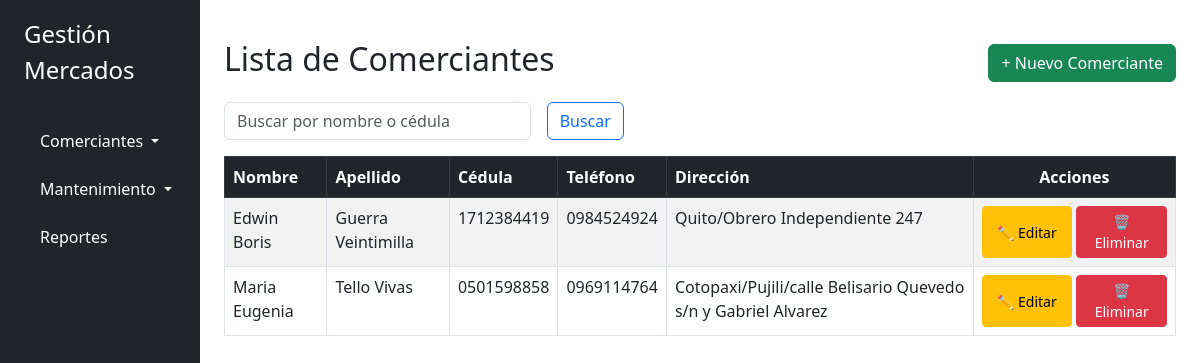
Screenshot of /comerciantes/ with the database file from the repository.
### app/models.py (models this page shows)
class Comerciante(db.Model):
    __tablename__ = 'comerciantes'
    id = db.Column(db.Integer, primary_key=True)
    nombre = db.Column(db.String(100), nullable=False)
    apellido = db.Column(db.String(100), nullable=False)
    cedula = db.Column(db.String(10), unique=True, nullable=False)
    direccion = db.Column(db.String(150), nullable=True)
    telefono = db.Column(db.String(15), nullable=True)
    activo = db.Column(db.Boolean, default=True)
    catastros = db.relationship('Catastro', backref='comerciante', lazy=True)

### app/routes/comerciantes.py (the view)
@bp.route('/')
def index():
    buscar = request.args.get('buscar', '')
    if buscar:
        comerciantes = Comerciante.query.filter(
            (Comerciante.nombre.ilike(f'%{buscar}%')) |
            (Comerciante.cedula.ilike(f'%{buscar}%'))
        ).all()
    else:
        comerciantes = Comerciante.query.all()
    return render_template('comerciantes/index.html', comerciantes=comerciantes)

### app/templates/comerciantes/index.html (shortened to what this page needs)
{% extends 'base.html' %}
{% block content %}
<div class="container mt-4">
  <div class="d-flex justify-content-between align-items-center mb-3">
    <h2>Lista de Comerciantes</h2>
    <a href="{{ url_for('comerciantes.nuevo') }}" class="btn btn-success">+ Nuevo Comerciante</a>
  </div>
  <form method="get" class="row g-3 mb-3">
    <div class="col-md-4">
      <input type="text" name="buscar" class="form-control" placeholder="Buscar por nombre o cédula" value="{{ request.args.get('buscar', '') }}">
    </div>
    <div class="col-md-auto">
      <button type="submit" class="btn btn-outline-primary">Buscar</button>
    </div>
  </form>
  <table class="table table-striped table-bordered table-hover">
    <thead class="table-dark">
      <tr>
        <th>Nombre</th>
        <th>Apellido</th>
        <th>Cédula</th>
        <th>Teléfono</th>
        <th>Dirección</th>
        <th class="text-center">Acciones</th>
      </tr>
    </thead>
    <tbody>
      {% for c in comerciantes %}
      <tr>
        <td>{{ c.nombre }}</td>
        <td>{{ c.apellido }}</td>
        <td>{{ c.cedula }}</td>
        <td>{{ c.telefono }}</td>
        <td>{{ c.direccion }}</td>
        <td class="text-center">
         <div class="d-flex gap-1 justify-content-center">
          <a href="{{ url_for('comerciantes.editar', id=c.id) }}"
             class="btn btn-sm btn-warning w-100 d-flex align-items-center justify-content-center"
             style="min-width: 90px;">
      ✏️ Editar
    </a>
    <a href="{{ url_for('comerciantes.eliminar', id=c.id) }}"
       class="btn btn-sm btn-danger w-100 d-flex align-items-center justify-content-center"
       style="min-width: 90px;"
       onclick="return confirm('¿Estás seguro de eliminar este comerciante?')">
      🗑️ Eliminar
    </a>
  </div>
</td>
      </tr>
      {% endfor %}
    </tbody>
  </table>
</div>
{% endblock %}

### rows the page displays
Comerciante: nombre "Edwin Boris", apellido "Guerra Veintimilla", cedula "1712384419", telefono "0984524924", direccion "Quito/Obrero Independiente 247"
Comerciante: nombre "Maria Eugenia", apellido "Tello Vivas", cedula "0501598858", telefono "0969114764", direccion "Cotopaxi/Pujili/calle Belisario Quevedo s/n y Gabriel Alvarez"
